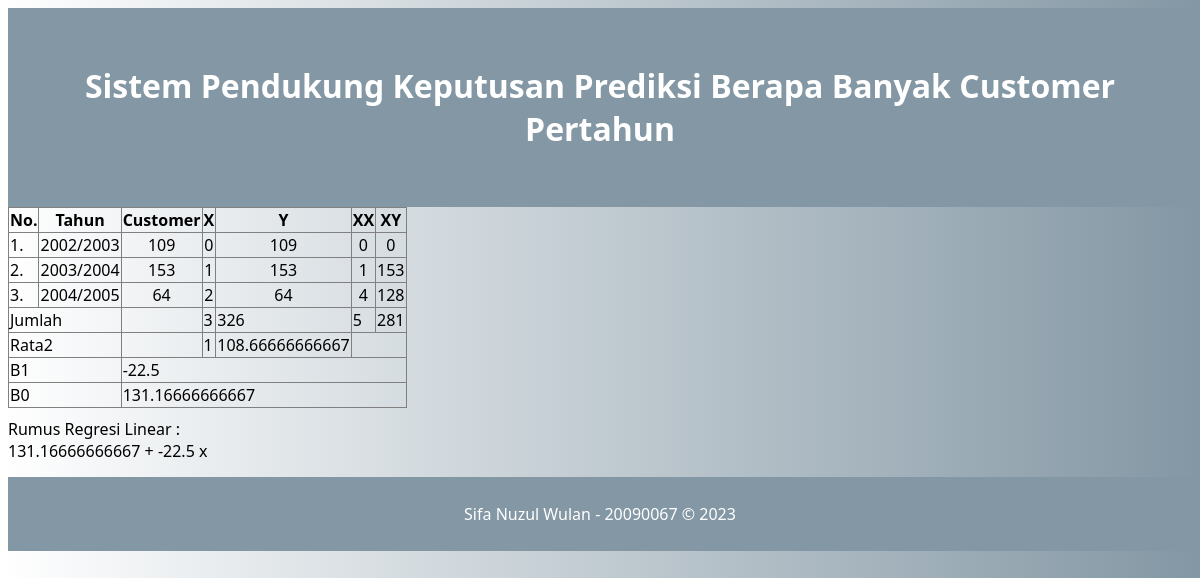
The page /tampil.php on the database its author committed.
### tables this page shows
CREATE TABLE `prediksi` (
  `id` int(8) NOT NULL,
  `Tahun` varchar(10) NOT NULL,
  `Customer` int(10) NOT NULL
);

### tampil.php (the view, shortened to what this page needs)
<?php include "_header.php"; ?>
	<table class="data" border="1" style="border-collapse: collapse; margin-bottom: 5px;">
		<tr>
			<th>No.</th>
			<th>Tahun</th>
			<th>Customer</th>
			<th>X</th>
			<th>Y</th>
			<th>XX</th>
			<th>XY</th>
		</tr>
		<?php
		$sql = mysqli_query($con, "SELECT * FROM prediksi") or die (mysqli_error($con));
		if (mysqli_num_rows($sql) > 0) {
			$x = 0;
			$jumlah_x = 0;
			$jumlah_y = 0;
			$jumlah_xx = 0;
			$jumlah_xy = 0;
			while ($data = mysqli_fetch_array($sql)) {
				$jumlah_x += $x;
				$jumlah_y += $data['Customer'];
				$jumlah_xx += ($x * $x);
				$jumlah_xy += ($x * $data['Customer']);
				?>
				<tr>
					<td><?=$x+1;?>.</td>
					<td><?=$data['Tahun'];?></td>
					<td align="center"><?=$data['Customer'];?></td>
					<td align="center"><?=$x;?></td>
					<td align="center"><?=$data['Customer'];?></td>
					<td align="center"><?=$x * $x;?></td>
					<td align="center"><?=$x * $data['Customer'];?></td>
				</tr>
				<?php
				$x++;
			}
			?>
			<tr>
				<td colspan="2">Jumlah</td>
				<td></td>
				<td><?=$jumlah_x;?></td>
				<td><?=$jumlah_y;?></td>
				<td><?=$jumlah_xx;?></td>
				<td><?=$jumlah_xy;?></td>
			</tr>
			<tr>
				<td colspan="2">Rata2</td>
				<td></td>
				<td>
					<?php
					$rata2_x = $jumlah_x / $x;
					echo $rata2_x;
					?>
				</td>
				<td>
					<?php
					$rata2_y = $jumlah_y / $x;
					echo $rata2_y;
					?>
				</td>
				<td colspan="2"></td>
			</tr>
			<tr>
				<td colspan="2">B1</td>
				<td colspan="5">
					<?php
					$b1 = ($jumlah_xy - (($jumlah_x * $jumlah_y) / $x)) / ($jumlah_xx - ($jumlah_x * $jumlah_x) / $x);
					echo $b1;
					?>
				</td>
			</tr>
			<tr>
				<td colspan="2">B0</td>
				<td colspan="5">
					<?php
					$b0 = $rata2_y - $b1 * $rata2_x;
					echo $b0;
					?>
				</td>
			</tr>
		<?php
		}
		?>
	</table>
	<div>
		Rumus Regresi Linear :<br>
		<?php
		$y = $b0." + ".$b1." x";
		echo $y;
		?>
	</div>
	<div>
	</div>
<?php include "_footer.php"; ?>

### _header.php (shortened to what this page needs)
<!DOCTYPE html>
<html>
<head>
	<header>
		<div class="header">
			<h1>Sistem Pendukung Keputusan Prediksi Berapa Banyak Customer Pertahun</h1>
		</div>
	</header>
</head>
<body id="gradient4">

### _footer.php
<footer>
	<p>Sifa Nuzul Wulan - 20090067 &copy; <?php echo date("Y"); ?></p>
</footer>
</body>
</html>

### _header.php (style rules this page uses)
body { font-family: "segoe ui", arial; }
div { padding: 5px 0; }
#gradient4 { background-image: linear-gradient(-90deg, #8397A4, #fff ); }
header, nav, section, footer { padding: 10px 30px; margin: 0; color: #fff; }
header { background:#8397A4; text-align: center; padding: 30px; }
footer { background:#8397A4; text-align: center; }

### rows shown on the page
prediksi: Tahun "2002/2003", Customer "109", $x*$data['Customer'] "0"
prediksi: Tahun "2003/2004", Customer "153", $x*$data['Customer'] "153"
prediksi: Tahun "2004/2005", Customer "64", $x*$data['Customer'] "128"

### other values the page prints
$jumlah_x "3"
$jumlah_y "326"
$jumlah_xx "5"
$jumlah_xy "281"
$rata2_x "1"
$rata2_y "108.66666666667"
$b1 "-22.5"
$b0 "131.16666666667"
$y "131.16666666667 + -22.5 x"
